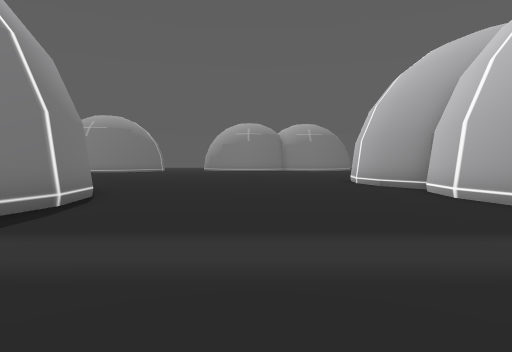
[1] (above)

24 first-person views from a walk through a Unity game level. The camera is 1.3 m above the floor, tilts 2° down and sees 75° across. The floor is counted in squares, 2 m on a side. Each view is taken from the middle of a square. On the plan, view 1 faces up. The plan holds only what a view shows up to about 10 squares ahead; the rest is blank. The place goes on beyond the plan.

[2]
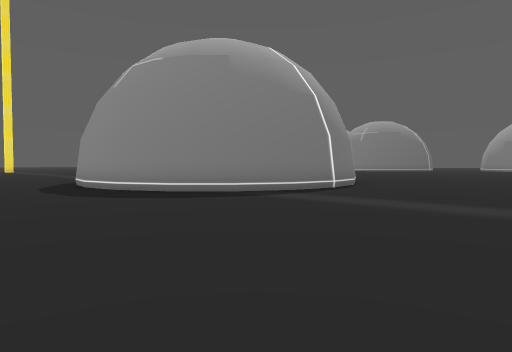

[3]
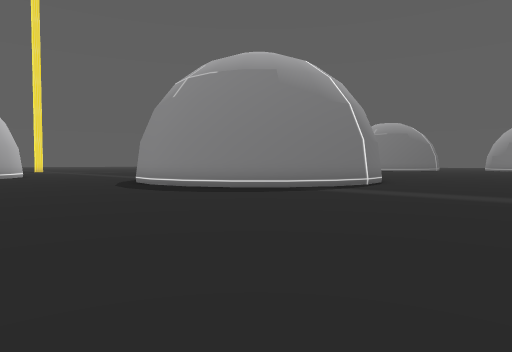

[4]
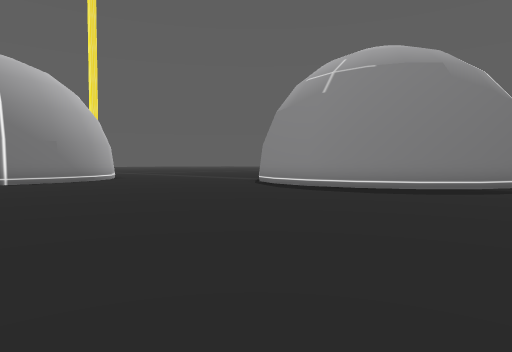

[5]
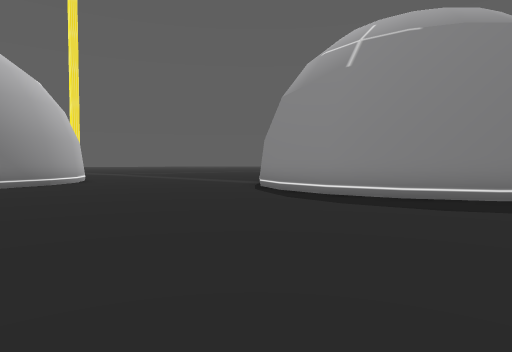

[6]
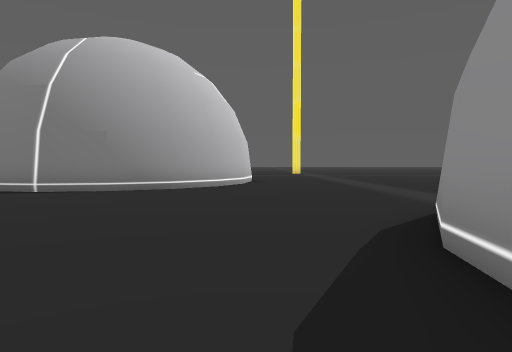

[7]
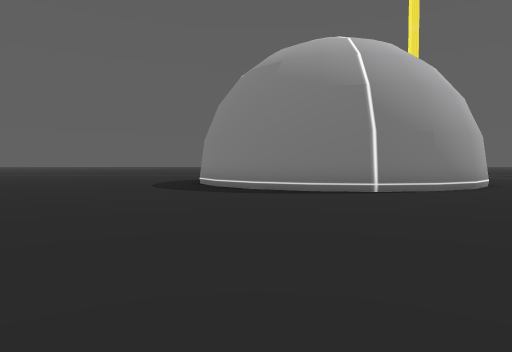

[8]
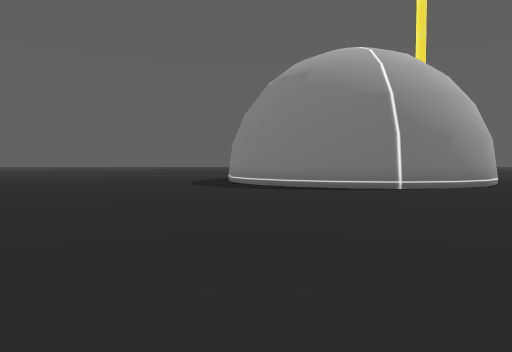

[9]
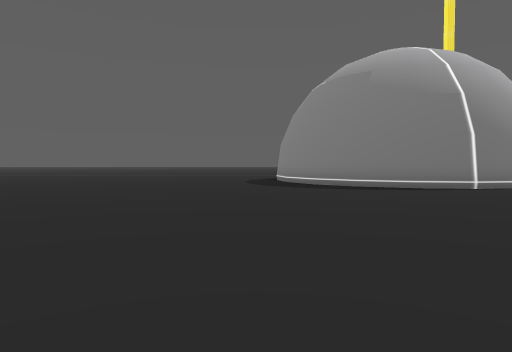

[10]
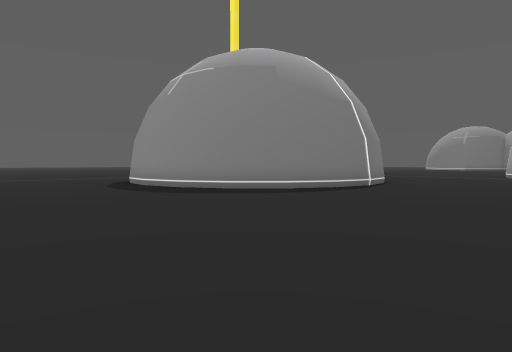

[11]
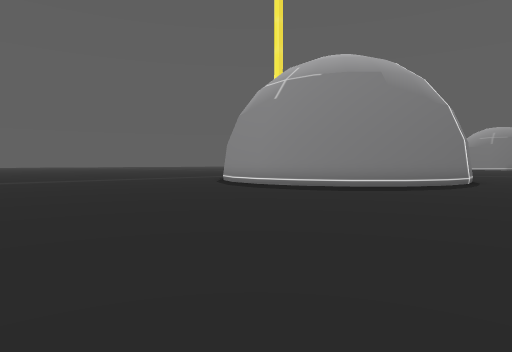

[12]
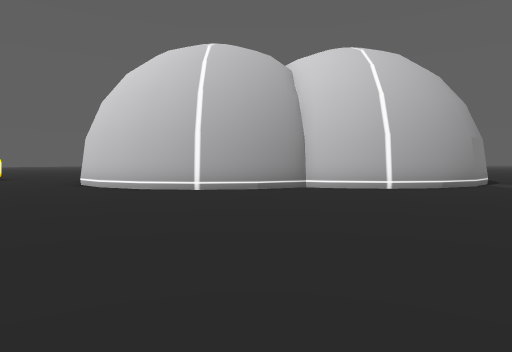

[13]
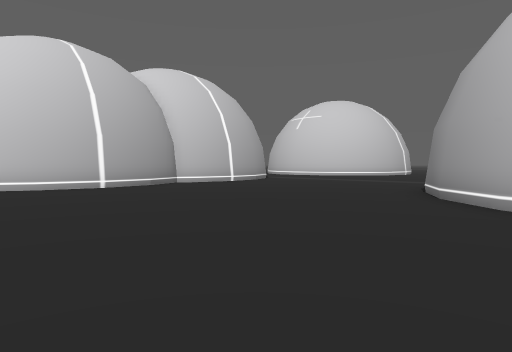

[14]
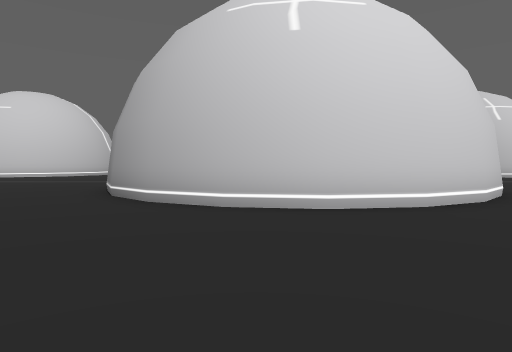

[15]
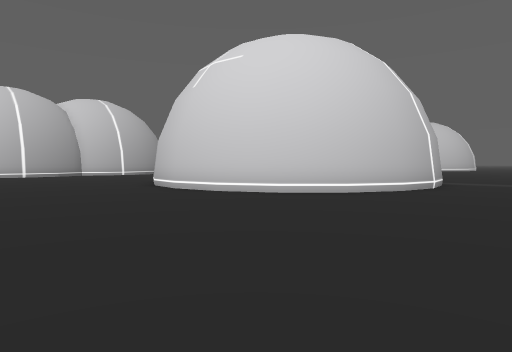

[16]
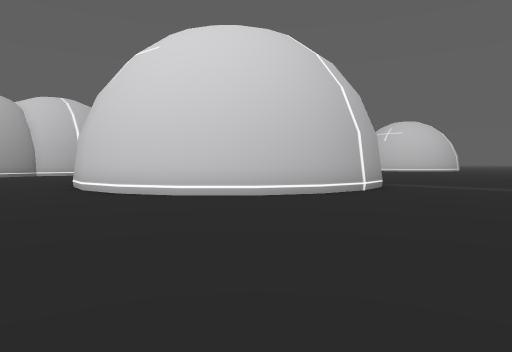

[17]
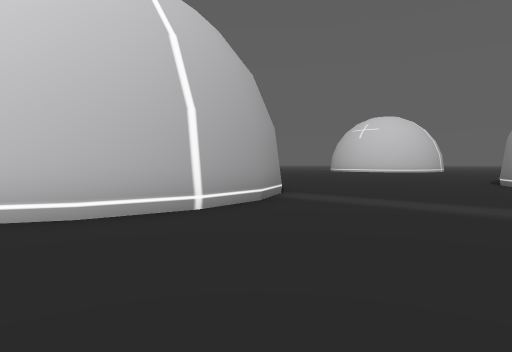

[18]
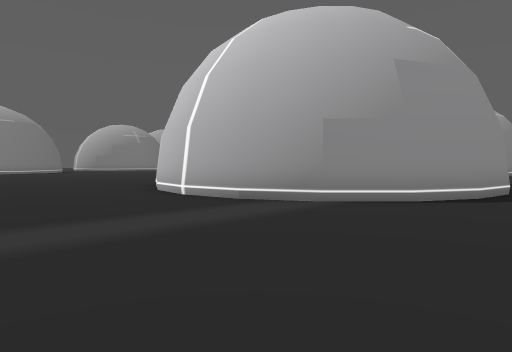

[19]
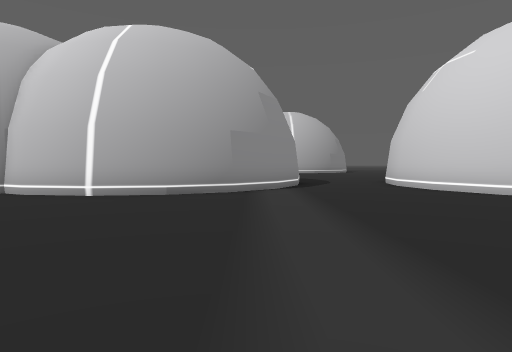

[20]
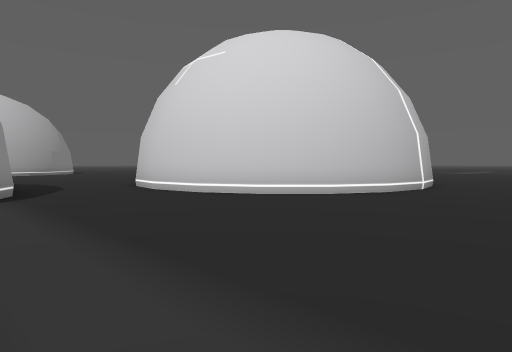

[21]
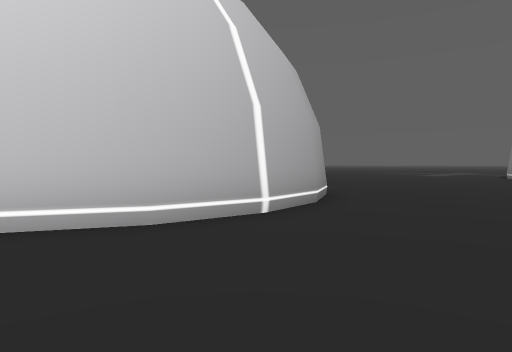

[22]
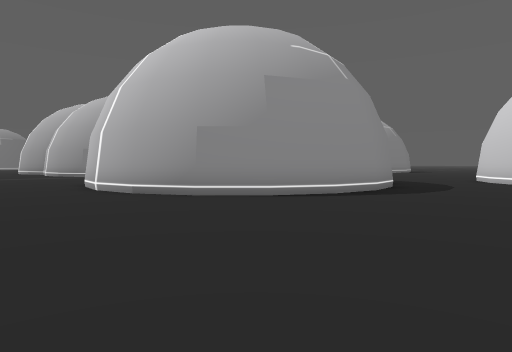

[23]
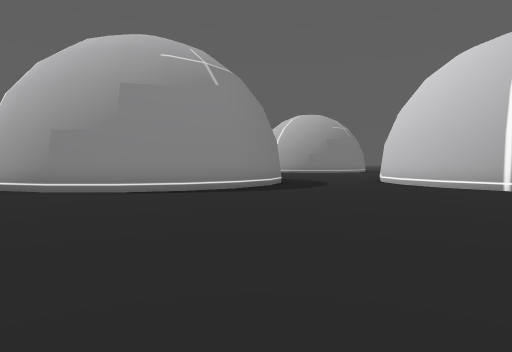

[24]
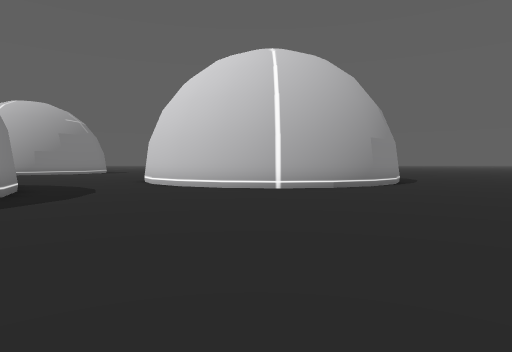

### Floor plan
Points are (right, up) in squares from view 1. A wall is a line through its corners. A room is listed if a view was taken in it or the views show most of it. See-through windows are left out.
Room 1 (views 1, 2, 3, 4, 5, 6, 7, 8, 9, 10, 11, 12, 13, 14, 15, 16, 17, 18, 19, 20, 21, 22, 23, 24)
walls: (-6.4, 0.5) (-8.1, 0.3) (-9.5, 0.5) (-11, 1.3) (-12, 2.2) (-12.8, 3.7) (-13, 5.3) (-12.8, 6.7) (-12.1, 8.1) (-11, 9.2) (-9.6, 9.9) (-8.1, 10.2) (-6.5, 9.9) (-5.2, 9.3) (-4, 8.1) (-3.4, 6.7) (-3.1, 5.1) (-3.3, 3.7) (-4, 2.3) (-5.2, 1.2) (-6.4, 0.5); (-17, -2.1) (-15.8, -3.3) (-15.1, -4.6) (-14.8, -6.2) (-15.1, -7.6) (-15.8, -9.1) (-16.9, -10.1) (-17.6, -10.5); (7.3, 1.7) (5.9, 2.4) (4.9, 3.5) (4.1, 4.9) (3.9, 6.5) (4.1, 8) (4.4, 8.6) (3.7, 9.9) (3.5, 11.5) (3.8, 13.1) (4.4, 14.3) (5, 15); (10.1, -10.2) (8.5, -11) (7.1, -11.2) (5.6, -11) (4.1, -10.2) (3.1, -9.2) (2.3, -7.8) (2.1, -6.2) (2.3, -4.8) (3.1, -3.3) (4.1, -2.3) (5.6, -1.5); (11.9, -19.5) (11.3, -18.2) (11, -16.5) (11.2, -15.2) (12, -13.7)
ways out: opening at (5.3, 0); opening at (12.5, -10.5)

Positions as (right, up) in squares from view 1, and headings:
1: (0, 0), facing up
2: (2, -3), facing up-left
3: (2, -5), facing up-left
4: (-2, -8), facing up-left
5: (-4, -6), facing up-left
6: (-7, -1), facing left
7: (-7, -9), facing left
8: (-6, -10), facing left
9: (-6, -12), facing left
10: (-10, -16), facing up-left
11: (-12, -19), facing up-left
12: (-5, 10), facing right
13: (-6, 15), facing down-right
14: (-7, 15), facing down
15: (-16, 15), facing down-right
16: (-17, 13), facing down-right
17: (-17, 8), facing down-right
18: (-17, -1), facing up-right
19: (-3, 3), facing right
20: (-1, 3), facing down-right
21: (-1, -3), facing down-right
22: (-1, -15), facing up-right
23: (1, -18), facing up-right
24: (2, -16), facing right
